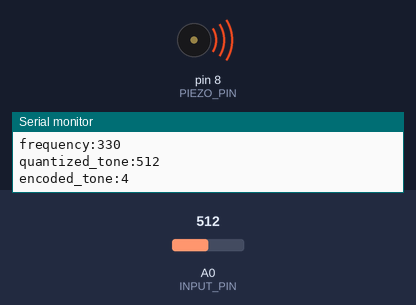
This sketch was run on a simulated Arduino Uno, built with avr-gcc and run on an emulated ATmega328P. Parts: buzzer (waves = sounding), the last lines printed to the serial monitor. Inputs (shaded band) come from the test bench; at power-on: A0 (INPUT_PIN) = 512.

Above: at 1.2 s.
1.3 s: A0 (INPUT_PIN) set to 136
At 1.9 s:
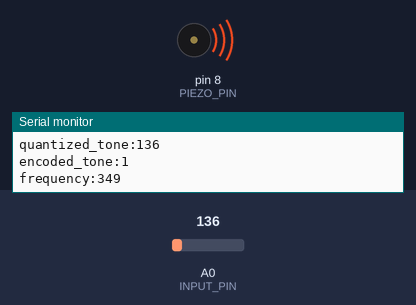
4.3 s: A0 (INPUT_PIN) set to 119
At 5.2 s:
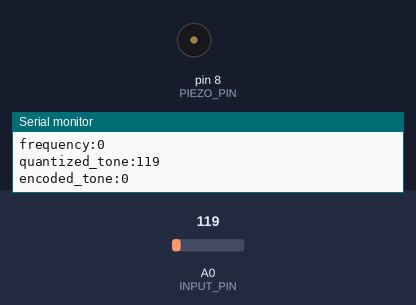
5.8 s: A0 (INPUT_PIN) set to 1023
At 6.8 s:
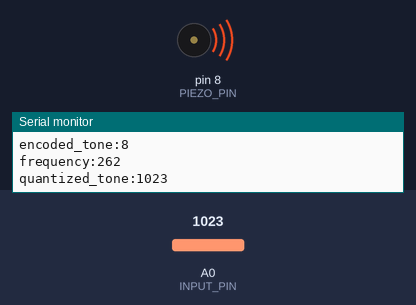
Timing chart, 0 to 8.8 s (numbered marks = the images above; inputs shaded):
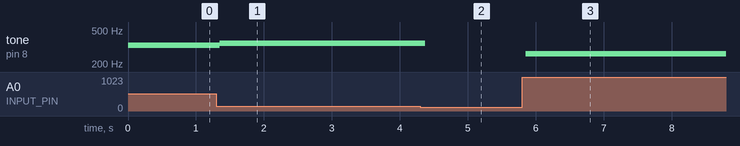

Measured:
- the behaviour switches between 128 and 127 on A0 (INPUT_PIN) (found by bisection; images 1 and 2)
- after the input at 1.3 s, tone on pin 8 (PIEZO_PIN): 330 Hz → 349 Hz after 0.05 s
- after the input at 4.3 s, tone on pin 8 (PIEZO_PIN): 349 Hz → silent after 0.07 s
- after the input at 5.8 s, tone on pin 8 (PIEZO_PIN): silent → 262 Hz after 0.05 s

The sketch:

keyboard.ino
```cpp
/**
 * This is an enhanced version of project n. 7 of the manual.
 * The selection of the tones is precise here.
 *
 * The code assumes the following configuration for the input switches:
 *
 *         Vcc = 5V
 *          |
 *          |------- SW_1 ----|
 *          |                 |
 *          |--R2--- SW_2 ----|
 *          |                 |
 *          |--R3--- SW_3 ----|
 *          |                 |
 *          |--R4--- SW_4 ----|---- Vin (to Arduino analog input)
 *                            |
 *                            Rd
 *                            |
 *                           ---
 *                           GND = 0V
 *
 * Where SW_i is the i-th switch, Ri is the i-th resistor and Rd is the
 * pull-down resistor.
 *
 * I recomputed the Ri values so that Vin changes linearly between 0V
 * (the minimum) and 5V (the maximum) depending on which switch is pressed.
 * Ideally, we would like the following situation to happen:
 *
 *      Pressed switch  |   Vin / Vcc
 *      ------------------------------
 *             1        |     1.00
 *             2        |     0.75
 *             3        |     0.50
 *             4        |     0.25
 *          no press    |     0.00
 *
 * Given that Rd = 10k (typical value for the pulldow resistor), we can
 * compute the desired values for Ri. The desired values are:
 *   - R2 = 3.33k
 *   - R3 = 10k
 *   - R4 = 30k
 *
 * With the available resistors in the kit I could get close to these values
 * by doing the following:
 *   - R2: series of 3 1k resistors + 1 220 ohm resistor (3.22k, that ends up
 *     into Vin/Vcc = 0.76)
 *   - R3: simply use one 10k resistor
 *   - R4: series of 3 10k resistors.
 *
 * Because of the limited space on the breadboard (look also at the figure on
 * the manual), I decided to use a single 4.7k resistor for R2. So we have the
 * following situation:
 *
 *      Pressed switch  |   Vin / Vcc |  encoded_tone = (int)(10 * Vin/Vcc)
 *      -------------------------------------------------------------------
 *             1        |     1.00    |                10
 *             2        |     0.68    |                 6
 *             3        |     0.50    |                 5
 *             4        |     0.25    |                 2
 *          no press    |     0.00    |                 0
 *
 * Now recall that Vin, when read on any of the analog inputs, is quantized
 * between 0 and 1023. If we remap it between 0 and 1 we can detect which button
 * has been pressed (according to the table above). Problem: the remapping returns
 * an integer (long) value. For this reason I decided to remap the values between
 * 0 and 10. The remapped value (encoded_tone) is visible in the third column above.
 *
 * ======================================================================
 * Update (2026-05-03): I bought new resistors. The new configuration is
 *   - R2 = 3.33k
 *   - R3 = 10k
 *   - R4 = 33.3k
 *
 * With these resistors the voltage division read in A0 is nearly perfect.
 *
 * Because here we have 4 tones, I also decided to remap the analog input into
 * a range that is a multiple of 4. Here I used 8.
 *
 *      Pressed switch  |   Vin / Vcc |  encoded_tone = (int)(8 * Vin/Vcc)
 *      -------------------------------------------------------------------
 *             1        |     1.00    |                 8
 *             2        |     0.75    |                 6
 *             3        |     0.50    |                 4 (but I usually read 3 on the serial print)
 *             4        |     0.23    |                 1
 *          no press    |     0.00    |                 0
 *
 * ========================================================================
 *
 * The implementation below is quite precise and conservative. I did not
 * experience any fluctuation on the produced tone.
 *
 * Final note: a trimmer in series with the piezo allows to control the volume.
 *
 * Author: Michele De Stefano
 */

static uint8_t INPUT_PIN = A0;
static uint8_t PIEZO_PIN = 8;

class KeyboardManager {
public:

  void init() {
    pinMode(PIEZO_PIN, OUTPUT);
  }

  unsigned int play() {
    int const quantized_tone = analogRead(INPUT_PIN);
    unsigned int const freq = select_tone(quantized_tone);
    if (freq == NONE) {
      noTone(PIEZO_PIN);
    } else {
      tone(PIEZO_PIN, freq);
    }
    return freq;
  }

private:

  enum {
    NONE = 0,
    C = 262,
    D = 294,
    E = 330,
    F = 349
  };

  static unsigned int const k_mapped_tones[9];

  unsigned int select_tone(int quantized_tone) {
    long const encoded_tone = map(quantized_tone, 0, 1023, 0, 8);
    /*
     * NOTE: Use the following if you use the 3.3V source instead of the standard 5V one
     * This is because in that case the maximum voltage recorded is 3.3V, which theoretically
     * corresponds to a maximum A0 recording of 3.3/5 * 1023 = 675.18, which we can round to 680.
     * Experimentally I see also values up to 690 or 691, so you can put 690 instead of 680 and
     * the circuit works in any case.
     */
    //long const encoded_tone = map(quantized_tone, 0, 680, 0, 8);

    // === Debug info ===
    Serial.print("quantized_tone:");
    Serial.println(quantized_tone);
    // The following line is here for debugging purpose
    //delay(500);
    Serial.print("encoded_tone:");
    Serial.println(encoded_tone);
    // ==================
    return k_mapped_tones[encoded_tone];
  }
};

/*
 * Trick: the following array allows to use the encoded_tone as the index into
 * the array, for obtaining the corresponding tone frequency. It is quite conservative
 * and safely remaps different codes to the same frequency. Notice that this remapping
 * will work also if we use R2 = 3.22k.
 */
unsigned int const KeyboardManager::k_mapped_tones[9] = {NONE, F, F, E, E, D, D, C, C};

static KeyboardManager keyboard;

void setup() {
  // put your setup code here, to run once:
  Serial.begin(9600);
  keyboard.init();
}

void loop() {
  // put your main code here, to run repeatedly:
  unsigned int freq = keyboard.play();
  // === Debug info ===
  Serial.print("frequency:");
  Serial.println(freq);
  // ==================
}
```
